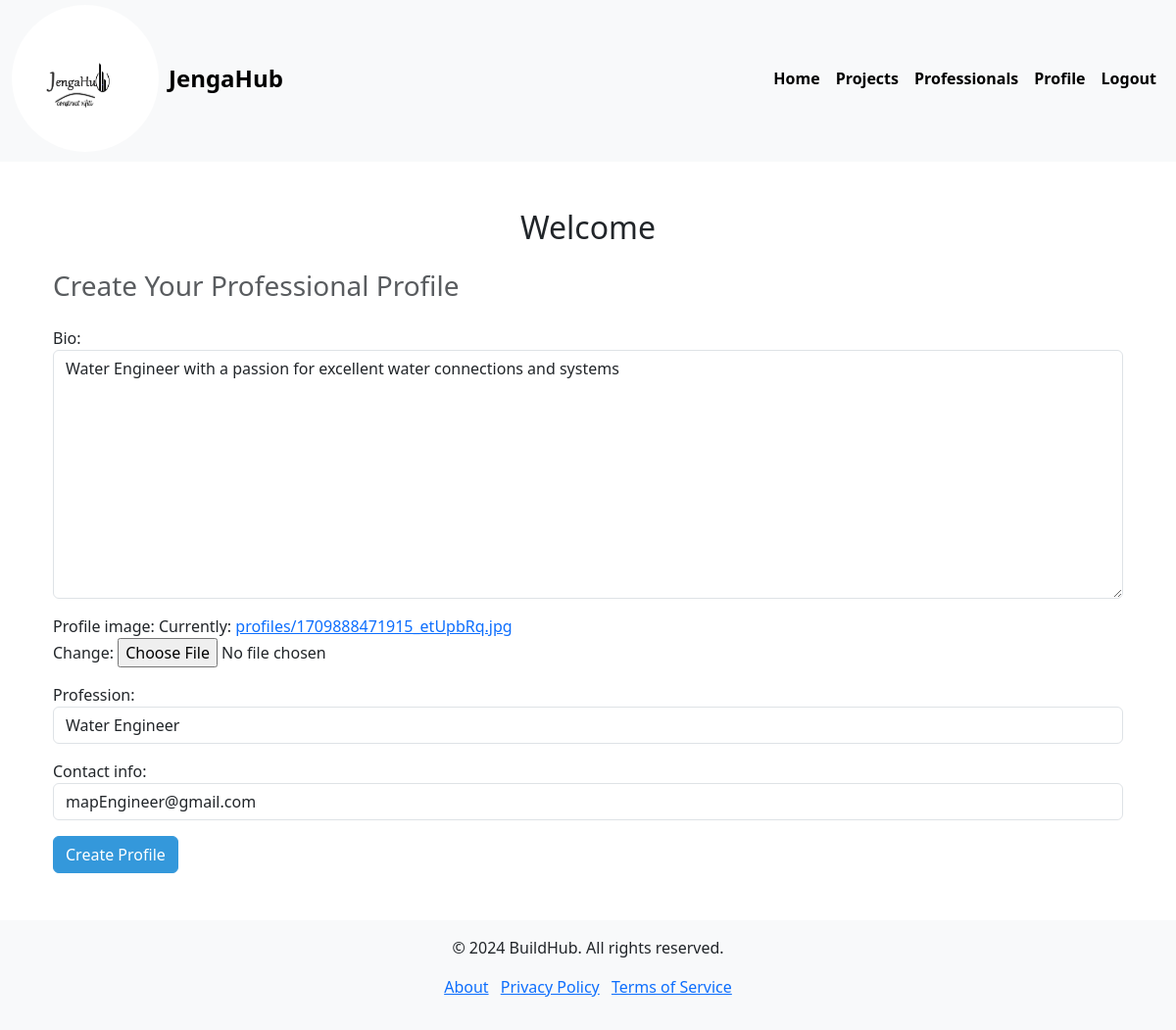
/jengahub/create-professional/ (signed in), run on the app's committed database.
### jengaHubApp/models.py (models this page shows, shortened)
class Professional(models.Model):
    user = models.OneToOneField(User, on_delete=models.CASCADE)
    bio = models.TextField()
    profile_image = models.ImageField(upload_to='profiles/',default='default.png')
    profession = models.CharField(max_length=100)
    contact_info = models.CharField(max_length=255)

### jengaHubApp/views.py (the view)
# urls.py: path('create-professional/', views.create_professional, name='create_professional'),
def create_professional(request):
    try:
        professional = Professional.objects.get(user=request.user)
        if request.method == 'POST':
            form = ProfessionalForm(request.POST, request.FILES, instance=professional)
            if form.is_valid():
                form.save()
                messages.success(request, 'Your professional profile has been updated successfully!')
                return redirect('jengaHubApp:professional_dashboard')  # Redirect to a profile list or any desired page
        else:
            form = ProfessionalForm(instance=professional)
    except Professional.DoesNotExist:
        if request.method == 'POST':
            form = ProfessionalForm(request.POST, request.FILES)
            if form.is_valid():
                professional = form.save(commit=False)
                professional.user = request.user  # Associate the professional profile with the logged-in user
                professional.save()
                messages.success(request, 'Your professional profile has been created successfully!')
                return redirect('jengaHubApp:add_project')
        else:
            form = ProfessionalForm()
    return render(request, 'jengaHubApp/create_professional.html', {'form': form})

### jengaHubApp/forms.py
class ProfessionalForm(forms.ModelForm):
    class Meta:
        model = Professional
        fields = ['bio', 'profile_image', 'profession', 'contact_info']
        widgets = {
            'bio': forms.Textarea(attrs={'class': 'form-control', 'placeholder': 'Tell us about yourself'}),
            'profile_image': forms.ClearableFileInput(attrs={'class': 'form-control-file'}),
            'profession': forms.TextInput(attrs={'class': 'form-control', 'placeholder': 'Your Profession'}),
            'contact_info': forms.TextInput(attrs={'class': 'form-control', 'placeholder': 'Contact Information'}),
        }

### jengaHubApp/templates/jengaHubApp/create_professional.html (shortened to what this page needs)
{% extends 'base.html' %}
{% block content %}
<div class="container mt-5">
    <h2 class="text-center mb-4">Welcome {{ professional.user.username }}</h2>
    <h3 class="text-muted mb-4">
        {% if professional %}
            Update Your Professional Profile
        {% else %}
            Create Your Professional Profile
        {% endif %}
    </h3>
    <form method="post" enctype="multipart/form-data">
        {{ form.as_p }}
        <button type="submit" class="btn btn-primary">Create Profile</button>
    </form>
</div>
{% endblock %}

### jengaHubApp/static/styles.css (style rules this page uses)
.container { padding-top: 0px; }
.btn-primary { background-color: #3498db; border-color: #3498db; }

### data on the page
Professional: bio "Water Engineer with a passion for excellent water connections and systems", profession "Water Engineer", contact_info "mapEngineer@gmail.com"
